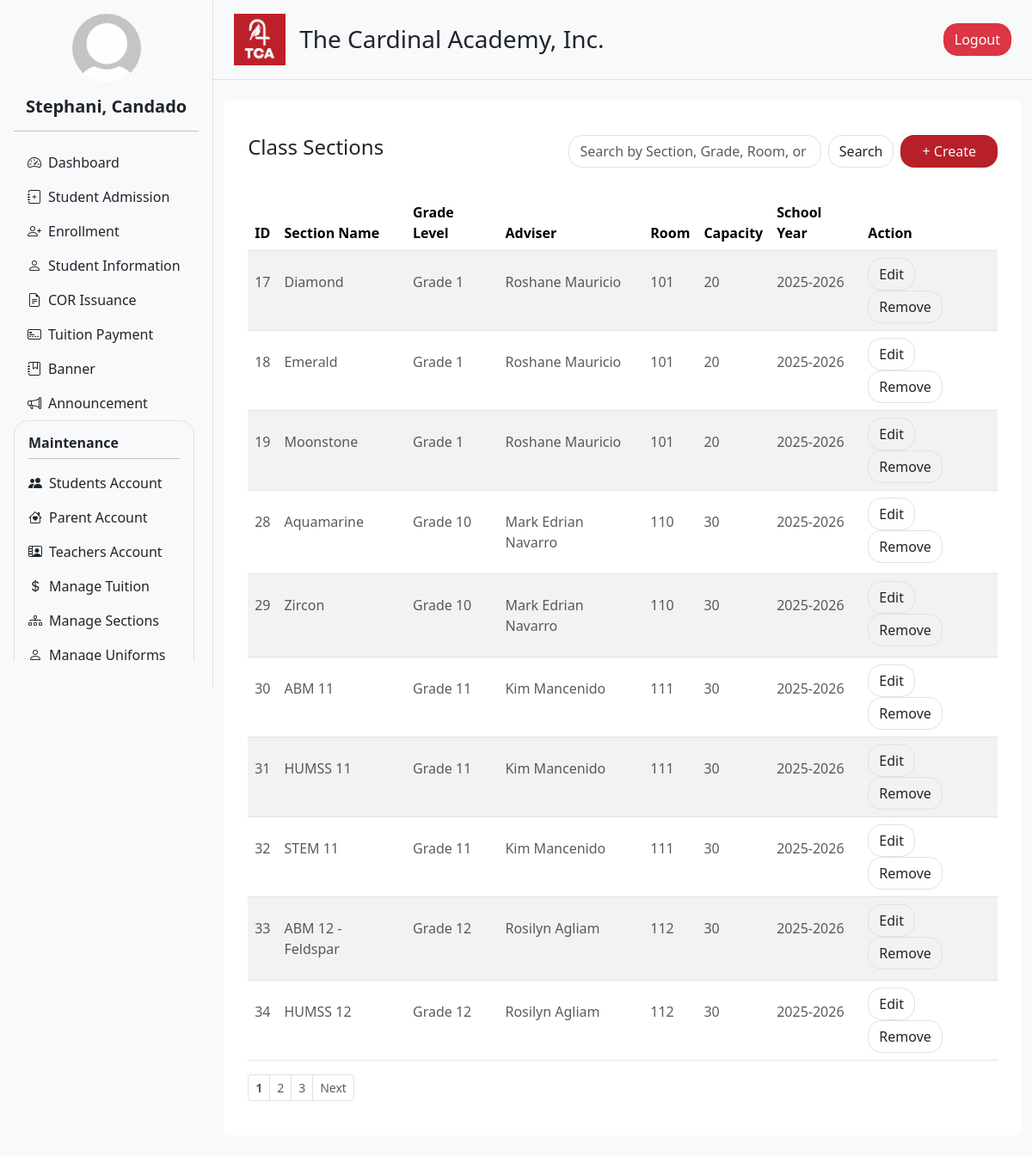
The page /admin/sectioning.php (signed in) on the database its author committed.
### tables this page shows
CREATE TABLE `sections` (
  `section_id` int(11) NOT NULL,
  `section_name` varchar(100) NOT NULL,
  `grade_level` varchar(20) NOT NULL,
  `teacher_id` int(11) NOT NULL,
  `room` varchar(50) DEFAULT NULL,
  `strand` varchar(1000) DEFAULT NULL,
  `capacity` int(11) NOT NULL,
  `enrolled` int(11) NOT NULL,
  `school_year` varchar(20) DEFAULT NULL,
  `created_at` timestamp NOT NULL DEFAULT current_timestamp()
);

### admin/user_info.php (called while the page is built, shortened)
<?php
include '../db_connection.php';
function getUserInfo() {
    global $conn;
    $user_id = $_SESSION['user_id'];
    $sql = "SELECT first_name, last_name, profile FROM users WHERE user_id = ?";
    $stmt = $conn->prepare($sql);
    $stmt->bind_param("i", $user_id);
    $stmt->execute();
    $result = $stmt->get_result();
    $user = $result->fetch_assoc();
    $full_name = htmlspecialchars($user['first_name'] . ', ' . $user['last_name']);
    $profile_image = !empty($user['profile'])
        ? '../static/uploads/' . htmlspecialchars($user['profile'])
        : '../static/uploads/default_profile.jpg';
    return [
        'full_name' => $full_name,
        'profile_image' => $profile_image
    ];
}
?>

### admin/sectioning.php (the view, shortened to what this page needs)
<?php include '../db_connection.php'; ?>
<?php
$limit = 10;
$page = isset($_GET['page']) && is_numeric($_GET['page']) ? (int) $_GET['page'] : 1;
$search = isset($_GET['search']) ? trim($_GET['search']) : '';
$offset = ($page - 1) * $limit;
$count_query = "SELECT COUNT(*) as total FROM sections
                WHERE section_name LIKE '%$search%'
                OR grade_level LIKE '%$search%'
                OR room LIKE '%$search%'
                OR school_year LIKE '%$search%'";
$count_result = mysqli_query($conn, $count_query);
$total = mysqli_fetch_assoc($count_result)['total'];
$total_pages = ceil($total / $limit);
$query = "SELECT
            sections.section_id,
            sections.section_name,
            sections.grade_level,
            sections.room,
            sections.capacity,
            sections.school_year,
            CONCAT(users.first_name, ' ', users.last_name) AS teacher_name
          FROM sections
          LEFT JOIN users ON sections.teacher_id = users.user_id
          WHERE section_name LIKE '%$search%'
             OR grade_level LIKE '%$search%'
             OR room LIKE '%$search%'
             OR school_year LIKE '%$search%'
          ORDER BY grade_level ASC
          LIMIT $limit OFFSET $offset";
$result = mysqli_query($conn, $query);
?>
<!DOCTYPE html>
<html lang="en">
<head>
  <?php include 'header.php'; ?>
</head>
<body>
<div class="d-flex flex-row bg-light">
  <?php include 'navigation.php'; ?>
  <div class="content flex-grow-1">
    <?php include 'nav_top.php'; ?>
    <div class="container my-4">
      <div class="row g-4">
        <div class="col-12">
          <div class="rounded p-3 bg-white">
            <div class="container my-4">
              <div class="row mb-3">
                <div class="col-12 col-md-5">
                  <h4>Class Sections</h4>
                </div>
                <div class="col-12 col-md-7 d-flex justify-content-between align-items-center flex-wrap gap-2">
                  <form method="GET" action="" class="flex-grow-1">
                    <div class="input-group">
                        <input
                        class="form-control rounded rounded-4"
                        type="text"
                        name="search"
                        value="<?= htmlspecialchars($search ?? '') ?>"
                        placeholder="Search by Section, Grade, Room, or Year"
                        >
                        <button class="btn border ms-2 rounded rounded-4" type="submit">Search</button>
                    </div>
                  </form>
                  <a href="create_sections.php?nav_drop=true" class="btn bg-main text-light rounded rounded-4 px-4">
                    + Create
                  </a>
                </div>
                <div class="col-12 pt-3">
                </div>
              </div>
              <div class="table-responsive">
                <table class="table table-hover table-striped" style="cursor: pointer">
                  <thead>
                    <tr>
                      <th>ID</th>
                      <th>Section Name</th>
                      <th>Grade Level</th>
                      <th>Adviser</th>
                      <th>Room</th>
                      <th>Capacity</th>
                      <th>School Year</th>
                      <th>Action</th>
                    </tr>
                  </thead>
                  <tbody>
                    <?php if (mysqli_num_rows($result) > 0): ?>
                      <?php while ($row = mysqli_fetch_assoc($result)): ?>
                        <tr class="clickable-row"
                            data-id="<?= $row['section_id'] ?>"
                            data-grade="<?= htmlspecialchars($row['grade_level']) ?>">
                          <td><p class="text-muted pt-3 pb-3 mb-0"><?= htmlspecialchars($row['section_id']) ?></p></td>
                          <td><p class="text-muted pt-3 pb-3 mb-0"><?= htmlspecialchars($row['section_name']) ?></p></td>
                          <td><p class="text-muted pt-3 pb-3 mb-0"><?= htmlspecialchars($row['grade_level']) ?></p></td>
                          <td><p class="text-muted pt-3 pb-3 mb-0"><?= htmlspecialchars($row['teacher_name'] ?? 'Unassigned') ?></p></td>
                          <td><p class="text-muted pt-3 pb-3 mb-0"><?= htmlspecialchars($row['room']) ?></p></td>
                          <td><p class="text-muted pt-3 pb-3 mb-0"><?= htmlspecialchars($row['capacity']) ?></p></td>
                          <td><p class="text-muted pt-3 pb-3 mb-0"><?= htmlspecialchars($row['school_year']) ?></p></td>
                          <td>
                            <a href="edit_section.php?id=<?= urlencode($row['section_id']) ?>&nav_drop=true" class="btn border rounded rounded-4">Edit</a>
                            <a href="delete_section.php?id=<?= urlencode($row['section_id']) ?>&nav_drop=true"
                              class="btn border rounded rounded-4"
                              onclick="return confirm('Are you sure you want to delete this section?');">
                              Remove
                            </a>
                          </td>
                        </tr>
                      <?php endwhile; ?>
                    <?php endif; ?>
                  </tbody>
                </table>
              </div>
              <?php if ($total_pages > 1): ?>
              <nav aria-label="Page navigation">
                <ul class="pagination justify-content-start pagination-sm">
                  <?php
                    $max_links = 5;
                    $start = max(1, $page - floor($max_links / 2));
                    $end = min($total_pages, $start + $max_links - 1);
                    if ($end - $start < $max_links - 1) {
                        $start = max(1, $end - $max_links + 1);
                    }
                  ?>
                  <?php for ($i = $start; $i <= $end; $i++): ?>
                  <li class="page-item">
                    <a class="page-link text-muted <?= $i == $page ? 'fw-bold' : '' ?>" href="?search=<?= urlencode($search) ?>&page=<?= $i ?>&nav_drop=true"><?= $i ?></a>
                  </li>
                  <?php endfor; ?>
                  <?php if ($page < $total_pages): ?>
                  <li class="page-item">
                    <a class="page-link text-muted" href="?search=<?= urlencode($search) ?>&page=<?= $page + 1 ?>&nav_drop=true">Next</a>
                  </li>
                  <?php endif; ?>
                </ul>
              </nav>
              <?php endif; ?>
            </div>
          </div>
        </div>
      </div>
    </div>
  </div>
</div>
</body>
</html>

### static/css/styles.css (style rules this page uses)
.content { width: 80%; }

### static/css/landing.css (style rules this page uses)
.bg-main { background-color: #b72029; }
body { margin: 0; padding: 0; height: 100%; }

### rows shown on the page
sections: section_id "17", section_name "Diamond", grade_level "Grade 1", teacher_name "Roshane Mauricio", room "101", capacity "20", school_year "2025-2026"
sections: section_id "18", section_name "Emerald", grade_level "Grade 1", teacher_name "Roshane Mauricio", room "101", capacity "20", school_year "2025-2026"
sections: section_id "19", section_name "Moonstone", grade_level "Grade 1", teacher_name "Roshane Mauricio", room "101", capacity "20", school_year "2025-2026"
sections: section_id "28", section_name "Aquamarine", grade_level "Grade 10", teacher_name "Mark Edrian Navarro", room "110", capacity "30", school_year "2025-2026"
sections: section_id "29", section_name "Zircon", grade_level "Grade 10", teacher_name "Mark Edrian Navarro", room "110", capacity "30", school_year "2025-2026"
sections: section_id "30", section_name "ABM 11", grade_level "Grade 11", teacher_name "Kim Mancenido", room "111", capacity "30", school_year "2025-2026"
sections: section_id "31", section_name "HUMSS 11", grade_level "Grade 11", teacher_name "Kim Mancenido", room "111", capacity "30", school_year "2025-2026"
sections: section_id "32", section_name "STEM 11", grade_level "Grade 11", teacher_name "Kim Mancenido", room "111", capacity "30", school_year "2025-2026"
sections: section_id "33", section_name "ABM 12 - Feldspar", grade_level "Grade 12", teacher_name "Rosilyn Agliam", room "112", capacity "30", school_year "2025-2026"
sections: section_id "34", section_name "HUMSS 12", grade_level "Grade 12", teacher_name "Rosilyn Agliam", room "112", capacity "30", school_year "2025-2026"

### other values the page prints
$full_name "Stephani, Candado"
